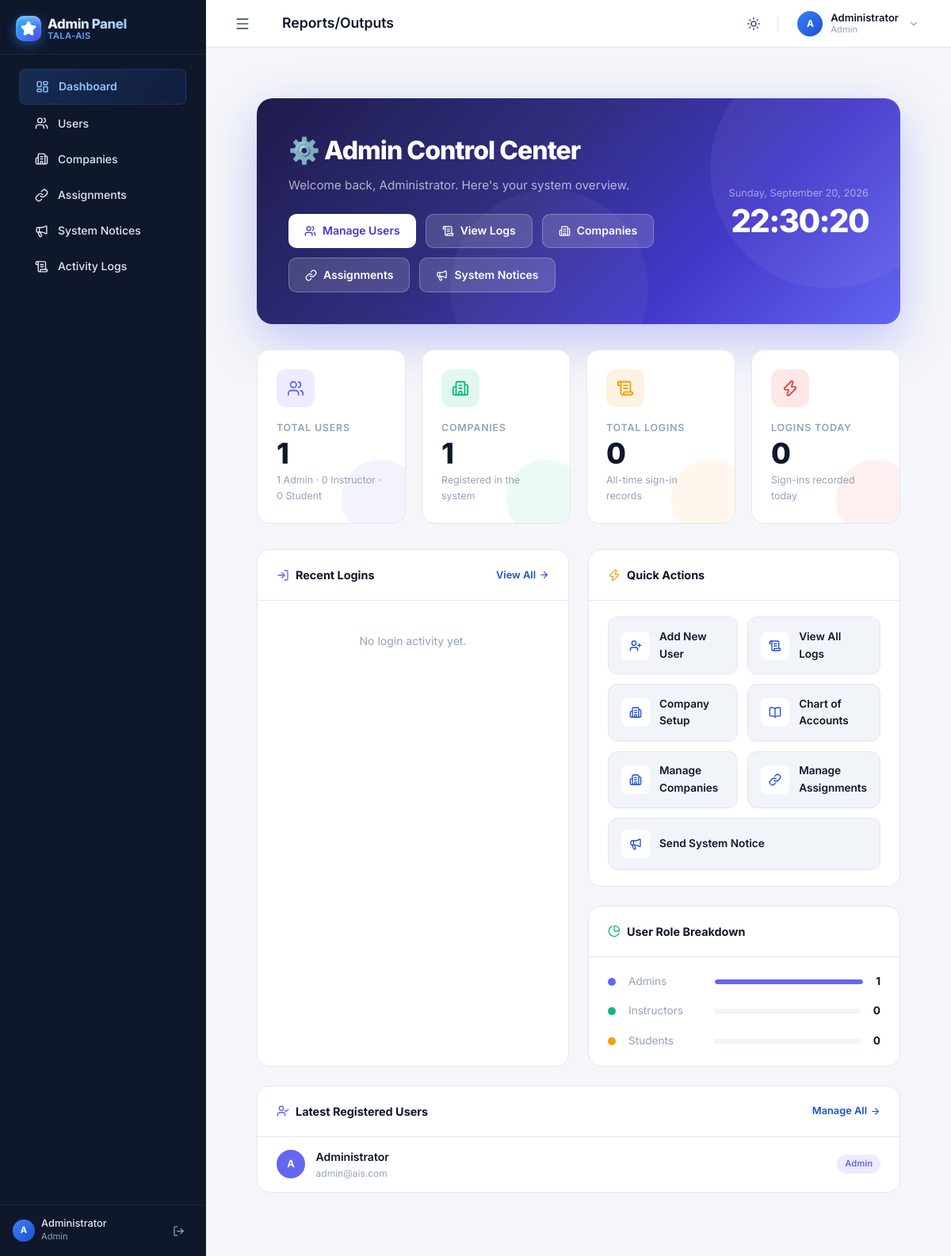
Page /admin/dashboard.php (signed in) on the committed database.
### tables this page shows
CREATE TABLE IF NOT EXISTS `users` (
    `id` INT AUTO_INCREMENT PRIMARY KEY,
    `name` VARCHAR(100) NOT NULL,
    `email` VARCHAR(150) NOT NULL UNIQUE,
    `password` VARCHAR(255) NOT NULL,
    `role` ENUM('Admin','Instructor','Student') NOT NULL DEFAULT 'Student',
    `created_at` TIMESTAMP DEFAULT CURRENT_TIMESTAMP
);

### admin/dashboard.php (the view, shortened to what this page needs)
<?php
require_once '../includes/header.php';
$db = get_db();
$users_count     = $db->query("SELECT COUNT(*) FROM users")->fetch_row()[0];
$companies_count = $db->query("SELECT COUNT(*) FROM companies")->fetch_row()[0];
$logs_count      = $db->query("SELECT COUNT(*) FROM activity_logs WHERE module='Authentication'")->fetch_row()[0];
$admin_count     = $db->query("SELECT COUNT(*) FROM users WHERE role='Admin'")->fetch_row()[0];
$instructor_count= $db->query("SELECT COUNT(*) FROM users WHERE role='Instructor'")->fetch_row()[0];
$student_count   = $db->query("SELECT COUNT(*) FROM users WHERE role='Student'")->fetch_row()[0];
$today_logs = $db->query("SELECT COUNT(*) FROM activity_logs WHERE module='Authentication' AND DATE(created_at)=CURDATE()")->fetch_row()[0];
$recent_logs = $db->query("
    SELECT l.*, u.name as user_name, u.role as user_role
    FROM activity_logs l
    LEFT JOIN users u ON l.user_id = u.id
    WHERE l.module = 'Authentication'
    ORDER BY l.created_at DESC
    LIMIT 8
")->fetch_all(MYSQLI_ASSOC);
$latest_users = $db->query("SELECT name, email, role, created_at FROM users ORDER BY created_at DESC LIMIT 5")->fetch_all(MYSQLI_ASSOC);
?>
<div class="adm-wrapper">
    <div class="adm-hero">
        <div>
            <div class="adm-hero-title">⚙️ Admin Control Center</div>
            <div class="adm-hero-sub">Welcome back, <?= htmlspecialchars($_SESSION['user_name'] ?? 'Admin') ?>. Here's your system overview.</div>
            <div class="adm-hero-btns">
                <a href="users.php" class="adm-hero-btn adm-hero-btn-primary">
                    <i data-lucide="users" style="width:15px;height:15px;"></i> Manage Users
                </a>
                <a href="logs.php" class="adm-hero-btn adm-hero-btn-ghost">
                    <i data-lucide="scroll-text" style="width:15px;height:15px;"></i> View Logs
                </a>
                <a href="companies.php" class="adm-hero-btn adm-hero-btn-ghost">
                    <i data-lucide="building-2" style="width:15px;height:15px;"></i> Companies
                </a>
                <a href="assignments.php" class="adm-hero-btn adm-hero-btn-ghost">
                    <i data-lucide="link" style="width:15px;height:15px;"></i> Assignments
                </a>
                <a href="system_notices.php" class="adm-hero-btn adm-hero-btn-ghost">
                    <i data-lucide="megaphone" style="width:15px;height:15px;"></i> System Notices
                </a>
            </div>
        </div>
        <div class="adm-hero-right">
            <div class="adm-hero-date"><?= date('l, F j, Y') ?></div>
            <div class="adm-hero-time" id="live-clock">--:--</div>
        </div>
    </div>
    <div class="adm-stats">
        <div class="adm-stat-card">
            <div class="adm-stat-icon" style="background:rgba(99,102,241,0.12); color:#6366f1;">
                <i data-lucide="users" style="width:22px;height:22px;"></i>
            </div>
            <div class="adm-stat-label">Total Users</div>
            <div class="adm-stat-value"><?= $users_count ?></div>
            <div class="adm-stat-sub"><?= $admin_count ?> Admin · <?= $instructor_count ?> Instructor · <?= $student_count ?> Student</div>
            <div class="adm-stat-glow" style="background:#6366f1;"></div>
        </div>
        <div class="adm-stat-card">
            <div class="adm-stat-icon" style="background:rgba(16,185,129,0.12); color:#10b981;">
                <i data-lucide="building-2" style="width:22px;height:22px;"></i>
            </div>
            <div class="adm-stat-label">Companies</div>
            <div class="adm-stat-value"><?= $companies_count ?></div>
            <div class="adm-stat-sub">Registered in the system</div>
            <div class="adm-stat-glow" style="background:#10b981;"></div>
        </div>
        <div class="adm-stat-card">
            <div class="adm-stat-icon" style="background:rgba(245,158,11,0.12); color:#f59e0b;">
                <i data-lucide="scroll-text" style="width:22px;height:22px;"></i>
            </div>
            <div class="adm-stat-label">Total Logins</div>
            <div class="adm-stat-value"><?= number_format($logs_count) ?></div>
            <div class="adm-stat-sub">All-time sign-in records</div>
            <div class="adm-stat-glow" style="background:#f59e0b;"></div>
        </div>
        <div class="adm-stat-card">
            <div class="adm-stat-icon" style="background:rgba(239,68,68,0.12); color:#ef4444;">
                <i data-lucide="zap" style="width:22px;height:22px;"></i>
            </div>
            <div class="adm-stat-label">Logins Today</div>
            <div class="adm-stat-value"><?= $today_logs ?></div>
            <div class="adm-stat-sub">Sign-ins recorded today</div>
            <div class="adm-stat-glow" style="background:#ef4444;"></div>
        </div>
    </div>
    <div class="adm-row">
        <div class="adm-panel">
            <div class="adm-panel-header">
                <div class="adm-panel-title">
                    <i data-lucide="log-in" style="width:16px;height:16px;color:#6366f1;"></i>
                    Recent Logins
                </div>
                <a href="logs.php" class="adm-panel-link">
                    View All <i data-lucide="arrow-right" style="width:13px;height:13px;"></i>
                </a>
            </div>
            <div class="adm-activity">
                <?php if (empty($recent_logs)): ?>
                <div style="padding:2rem;text-align:center;color:var(--text-muted);font-size:0.875rem;">No login activity yet.</div>
                <?php else: foreach($recent_logs as $log):
                    $colors = ['Admin'=>'#6366f1','Instructor'=>'#10b981','Student'=>'#f59e0b'];
                    $avatarColor = $colors[$log['user_role'] ?? 'Student'] ?? '#6b7280';
                    $initials = strtoupper(substr($log['user_name'] ?? 'S', 0, 2));
                    $actionColors = ['Login'=>'#6366f1','Google Login'=>'#22c55e','Logout'=>'#f59e0b'];
                    $actionColor = $actionColors[$log['action']] ?? '#6b7280';
                    $timeAgo = date('M d, h:i A', strtotime($log['created_at']));
                ?>
                <div class="adm-act-item">
                    <div class="adm-act-avatar" style="background:<?= $avatarColor ?>;"><?= $initials ?></div>
                    <div class="adm-act-body">
                        <div class="adm-act-name"><?= htmlspecialchars($log['user_name'] ?? 'Unknown') ?></div>
                        <div class="adm-act-desc">
                            <span style="font-size:0.7rem;font-weight:700;color:<?= $actionColor ?>;background:<?= $actionColor ?>18;padding:1px 6px;border-radius:4px;margin-right:4px;"><?= htmlspecialchars($log['action']) ?></span>
                            <?= htmlspecialchars($log['description'] ?? $log['module'] ?? '') ?>
                        </div>
                    </div>
                    <div class="adm-act-time"><?= $timeAgo ?></div>
                </div>
                <?php endforeach; endif; ?>
            </div>
        </div>
        <div style="display:flex;flex-direction:column;gap:1.5rem;">
            <div class="adm-panel">
                <div class="adm-panel-header">
                    <div class="adm-panel-title">
                        <i data-lucide="zap" style="width:16px;height:16px;color:#f59e0b;"></i>
                        Quick Actions
                    </div>
                </div>
                <div class="adm-actions">
                    <a href="users.php" class="adm-action-btn">
                        <div class="adm-action-icon"><i data-lucide="user-plus" style="width:16px;height:16px;"></i></div>
                        Add New User
                    </a>
                    <a href="logs.php" class="adm-action-btn">
                        <div class="adm-action-icon"><i data-lucide="scroll-text" style="width:16px;height:16px;"></i></div>
                        View All Logs
                    </a>
                    <a href="<?= BASE_URL ?>pages/company_setup.php" class="adm-action-btn">
                        <div class="adm-action-icon"><i data-lucide="building-2" style="width:16px;height:16px;"></i></div>
                        Company Setup
                    </a>
                    <a href="<?= BASE_URL ?>pages/chart_of_accounts.php" class="adm-action-btn">
                        <div class="adm-action-icon"><i data-lucide="book-open" style="width:16px;height:16px;"></i></div>
                        Chart of Accounts
                    </a>
                    <a href="companies.php" class="adm-action-btn">
                        <div class="adm-action-icon"><i data-lucide="building-2" style="width:16px;height:16px;"></i></div>
                        Manage Companies
                    </a>
                    <a href="assignments.php" class="adm-action-btn">
                        <div class="adm-action-icon"><i data-lucide="link" style="width:16px;height:16px;"></i></div>
                        Manage Assignments
                    </a>
                    <a href="system_notices.php" class="adm-action-btn" style="grid-column: 1 / -1;">
                        <div class="adm-action-icon"><i data-lucide="megaphone" style="width:16px;height:16px;"></i></div>
                        Send System Notice
                    </a>
                </div>
            </div>
            <div class="adm-panel">
                <div class="adm-panel-header">
                    <div class="adm-panel-title">
                        <i data-lucide="pie-chart" style="width:16px;height:16px;color:#10b981;"></i>
                        User Role Breakdown
                    </div>
                </div>
                <div class="adm-role-bar">
                    <?php
                    $roles = [
                        ['label'=>'Admins', 'count'=>$admin_count, 'color'=>'#6366f1'],
                        ['label'=>'Instructors', 'count'=>$instructor_count, 'color'=>'#10b981'],
                        ['label'=>'Students', 'count'=>$student_count, 'color'=>'#f59e0b'],
                    ];
                    foreach($roles as $r):
                        $pct = $users_count > 0 ? round(($r['count']/$users_count)*100) : 0;
                    ?>
                    <div class="adm-role-row">
                        <div class="adm-role-dot" style="background:<?= $r['color'] ?>;"></div>
                        <div class="adm-role-label"><?= $r['label'] ?></div>
                        <div class="adm-progress">
                            <div class="adm-progress-fill" style="width:<?= $pct ?>%;background:<?= $r['color'] ?>;"></div>
                        </div>
                        <div class="adm-role-count"><?= $r['count'] ?></div>
                    </div>
                    <?php endforeach; ?>
                </div>
            </div>
        </div>
    </div>
    <div class="adm-panel">
        <div class="adm-panel-header">
            <div class="adm-panel-title">
                <i data-lucide="user-check" style="width:16px;height:16px;color:#6366f1;"></i>
                Latest Registered Users
            </div>
            <a href="users.php" class="adm-panel-link">
                Manage All <i data-lucide="arrow-right" style="width:13px;height:13px;"></i>
            </a>
        </div>
        <?php if(empty($latest_users)): ?>
        <div style="padding:2rem;text-align:center;color:var(--text-muted);font-size:0.875rem;">No users yet.</div>
        <?php else: foreach($latest_users as $u):
            $colors = ['Admin'=>'#6366f1','Instructor'=>'#10b981','Student'=>'#f59e0b'];
            $bgColor = $colors[$u['role']] ?? '#6b7280';
            $roleBgAlpha = ['Admin'=>'rgba(99,102,241,0.12)','Instructor'=>'rgba(16,185,129,0.12)','Student'=>'rgba(245,158,11,0.12)'];
            $roleTextColor = ['Admin'=>'#6366f1','Instructor'=>'#10b981','Student'=>'#d97706'];
            $init = strtoupper(substr($u['name'],0,1));
        ?>
        <div class="adm-user-row">
            <div class="adm-user-av" style="background:<?= $bgColor ?>;"><?= $init ?></div>
            <div>
                <div class="adm-user-name"><?= htmlspecialchars($u['name']) ?></div>
                <div class="adm-user-email"><?= htmlspecialchars($u['email']) ?></div>
            </div>
            <span class="adm-role-badge" style="background:<?= $roleBgAlpha[$u['role']] ?? 'rgba(107,114,128,0.1)' ?>;color:<?= $roleTextColor[$u['role']] ?? '#6b7280' ?>;">
                <?= $u['role'] ?>
            </span>
        </div>
        <?php endforeach; endif; ?>
    </div>
</div>
<?php require_once '../includes/footer.php'; ?>

### rows in the picture
users: name "A", name "Administrator", email "admin@ais.com", role "Admin"

### other values in the picture
$item['label'] "Dashboard"
$item['label'] "Users"
$item['label'] "Companies"
$item['label'] "Assignments"
$item['label'] "System Notices"
$item['label'] "Activity Logs"
$initials "A"
$userName "Administrator"
$userRole "Admin"
$pageTitle "Reports/Outputs"
$_SESSION['user_name'] "Administrator"
$users_count "1"
$admin_count "1"
$instructor_count "0"
$student_count "0"
